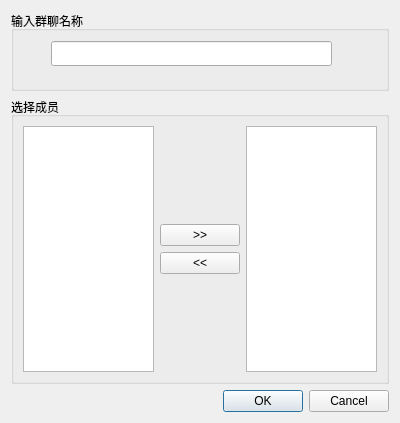
<?xml version="1.0" encoding="UTF-8"?>
<ui version="4.0">
 <class>CreatGroup</class>
 <widget class="QDialog" name="CreatGroup">
  <property name="geometry">
   <rect>
    <x>0</x>
    <y>0</y>
    <width>400</width>
    <height>423</height>
   </rect>
  </property>
  <property name="windowTitle">
   <string>创建群聊</string>
  </property>
  <layout class="QVBoxLayout" name="verticalLayout">
   <item>
    <widget class="QGroupBox" name="groupBox">
     <property name="sizePolicy">
      <sizepolicy hsizetype="Preferred" vsizetype="Fixed">
       <horstretch>0</horstretch>
       <verstretch>0</verstretch>
      </sizepolicy>
     </property>
     <property name="minimumSize">
      <size>
       <width>0</width>
       <height>80</height>
      </size>
     </property>
     <property name="title">
      <string>输入群聊名称</string>
     </property>
     <widget class="QLineEdit" name="lineEdit">
      <property name="geometry">
       <rect>
        <x>40</x>
        <y>30</y>
        <width>281</width>
        <height>25</height>
       </rect>
      </property>
      <property name="minimumSize">
       <size>
        <width>0</width>
        <height>25</height>
       </size>
      </property>
     </widget>
    </widget>
   </item>
   <item>
    <widget class="QGroupBox" name="groupBox_2">
     <property name="title">
      <string>选择成员</string>
     </property>
     <layout class="QHBoxLayout" name="horizontalLayout">
      <item>
       <widget class="QListWidget" name="listWidget">
        <property name="modelColumn">
         <number>0</number>
        </property>
       </widget>
      </item>
      <item>
       <layout class="QVBoxLayout" name="verticalLayout_2">
        <item>
         <spacer name="verticalSpacer">
          <property name="orientation">
           <enum>Qt::Vertical</enum>
          </property>
          <property name="sizeHint" stdset="0">
           <size>
            <width>20</width>
            <height>40</height>
           </size>
          </property>
         </spacer>
        </item>
        <item>
         <widget class="QPushButton" name="pushButton">
          <property name="text">
           <string>&gt;&gt;</string>
          </property>
         </widget>
        </item>
        <item>
         <widget class="QPushButton" name="pushButton_2">
          <property name="text">
           <string>&lt;&lt;</string>
          </property>
         </widget>
        </item>
        <item>
         <spacer name="verticalSpacer_2">
          <property name="orientation">
           <enum>Qt::Vertical</enum>
          </property>
          <property name="sizeHint" stdset="0">
           <size>
            <width>20</width>
            <height>40</height>
           </size>
          </property>
         </spacer>
        </item>
       </layout>
      </item>
      <item>
       <widget class="QListWidget" name="listWidget_2"/>
      </item>
     </layout>
    </widget>
   </item>
   <item>
    <widget class="QDialogButtonBox" name="buttonBox">
     <property name="orientation">
      <enum>Qt::Horizontal</enum>
     </property>
     <property name="standardButtons">
      <set>QDialogButtonBox::Cancel|QDialogButtonBox::Ok</set>
     </property>
    </widget>
   </item>
  </layout>
 </widget>
 <resources/>
 <connections>
  <connection>
   <sender>buttonBox</sender>
   <signal>accepted()</signal>
   <receiver>CreatGroup</receiver>
   <slot>accept()</slot>
   <hints>
    <hint type="sourcelabel">
     <x>248</x>
     <y>254</y>
    </hint>
    <hint type="destinationlabel">
     <x>157</x>
     <y>274</y>
    </hint>
   </hints>
  </connection>
  <connection>
   <sender>buttonBox</sender>
   <signal>rejected()</signal>
   <receiver>CreatGroup</receiver>
   <slot>reject()</slot>
   <hints>
    <hint type="sourcelabel">
     <x>316</x>
     <y>260</y>
    </hint>
    <hint type="destinationlabel">
     <x>286</x>
     <y>274</y>
    </hint>
   </hints>
  </connection>
 </connections>
</ui>
